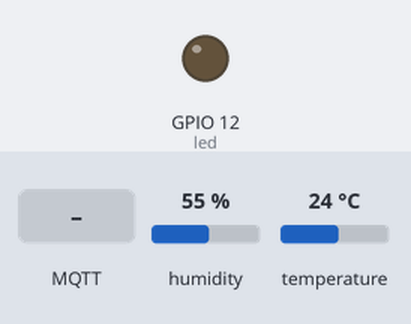
A sketch run on a simulated ESP32. On the bench: output pins drawn as LEDs (lit = HIGH). The inputs (shaded band) are chosen by the test bench; at power-on: humidity 55 %, temperature 24 °C. WiFi joins after 1.5 s; servers stay silent unless stated; no MQTT or app messages arrive unless stated; what the sketch prints to the serial monitor is not drawn.

Above: at 2.7 s.
2.8 s: MQTT message "1" arrives on the first subscribed topic
At 3.9 s:
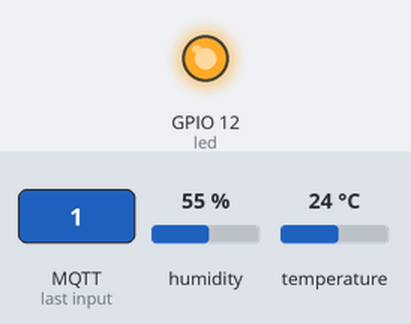
4.3 s: MQTT message "0" arrives on the first subscribed topic
At 5.0 s:
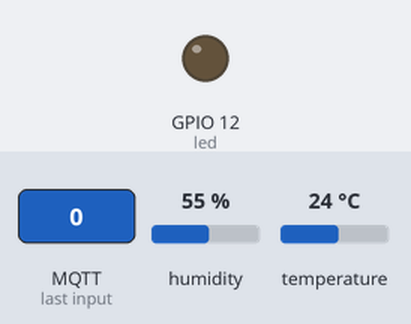
Timing chart, 0 to 7.3 s (numbered marks = the images above; inputs shaded):
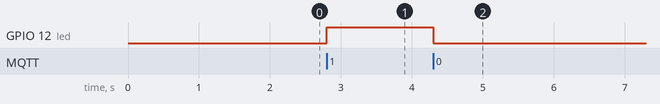

Measured:
- after the input at 2.8 s, GPIO 12 (led): LOW → HIGH at once
- after the input at 4.3 s, GPIO 12 (led): HIGH → LOW at once

The sketch:

14_Use_MQTT_ESP32_to_build__Smart_home_system.ino
```cpp
/* Here ESP32 will keep 2 roles:
1/ read data from DHT11/DHT22 sensor
2/ control led on-off
So it willpublish temperature topic and scribe topic bulb on/off
*/

#include <WiFi.h>
#include <PubSubClient.h>
#include "DHT.h"

/* change it with your ssid-password */
const char* ssid = "dd-wrt";
const char* password = "0000000000";
/* this is the IP of PC/raspberry where you installed MQTT Server
on Wins use "ipconfig"
on Linux use "ifconfig" to get its IP address */
const char* mqtt_server = "192.168.1.103";

/* define DHT pins */
#define DHTPIN 14
#define DHTTYPE DHT22
DHT dht(DHTPIN, DHTTYPE);
float temperature = 0;

/* create an instance of PubSubClient client */
WiFiClient espClient;
PubSubClient client(espClient);

/*LED GPIO pin*/
const char led = 12;

/* topics */
#define TEMP_TOPIC    "smarthome/room1/temp"
#define LED_TOPIC     "smarthome/room1/led" /* 1=on, 0=off */

long lastMsg = 0;
char msg[20];

void receivedCallback(char* topic, byte* payload, unsigned int length) {
  Serial.print("Message received: ");
  Serial.println(topic);

  Serial.print("payload: ");
  for (int i = 0; i < length; i++) {
    Serial.print((char)payload[i]);
  }
  Serial.println();
  /* we got '1' -> on */
  if ((char)payload[0] == '1') {
    digitalWrite(led, HIGH);
  } else {
    /* we got '0' -> on */
    digitalWrite(led, LOW);
  }

}

void mqttconnect() {
  /* Loop until reconnected */
  while (!client.connected()) {
    Serial.print("MQTT connecting ...");
    /* client ID */
    String clientId = "ESP32Client";
    /* connect now */
    if (client.connect(clientId.c_str())) {
      Serial.println("connected");
      /* subscribe topic with default QoS 0*/
      client.subscribe(LED_TOPIC);
    } else {
      Serial.print("failed, status code =");
      Serial.print(client.state());
      Serial.println("try again in 5 seconds");
      /* Wait 5 seconds before retrying */
      delay(5000);
    }
  }
}

void setup() {
  Serial.begin(115200);
  // We start by connecting to a WiFi network
  Serial.println();
  Serial.print("Connecting to ");
  Serial.println(ssid);

  WiFi.begin(ssid, password);

  while (WiFi.status() != WL_CONNECTED) {
    delay(500);
    Serial.print(".");
  }
  /* set led as output to control led on-off */
  pinMode(led, OUTPUT);

  Serial.println("");
  Serial.println("WiFi connected");
  Serial.println("IP address: ");
  Serial.println(WiFi.localIP());

  /* configure the MQTT server with IPaddress and port */
  client.setServer(mqtt_server, 1883);
  /* this receivedCallback function will be invoked
  when client received subscribed topic */
  client.setCallback(receivedCallback);
  /*start DHT sensor */
  dht.begin();
}
void loop() {
  /* if client was disconnected then try to reconnect again */
  if (!client.connected()) {
    mqttconnect();
  }
  /* this function will listen for incomming
  subscribed topic-process-invoke receivedCallback */
  client.loop();
  /* we measure temperature every 3 secs
  we count until 3 secs reached to avoid blocking program if using delay()*/
  long now = millis();
  if (now - lastMsg > 3000) {
    lastMsg = now;
    /* read DHT11/DHT22 sensor and convert to string */
    temperature = dht.readTemperature();
    if (!isnan(temperature)) {
      snprintf (msg, 20, "%lf", temperature);
      /* publish the message */
      client.publish(TEMP_TOPIC, msg);
    }
  }
}
```
